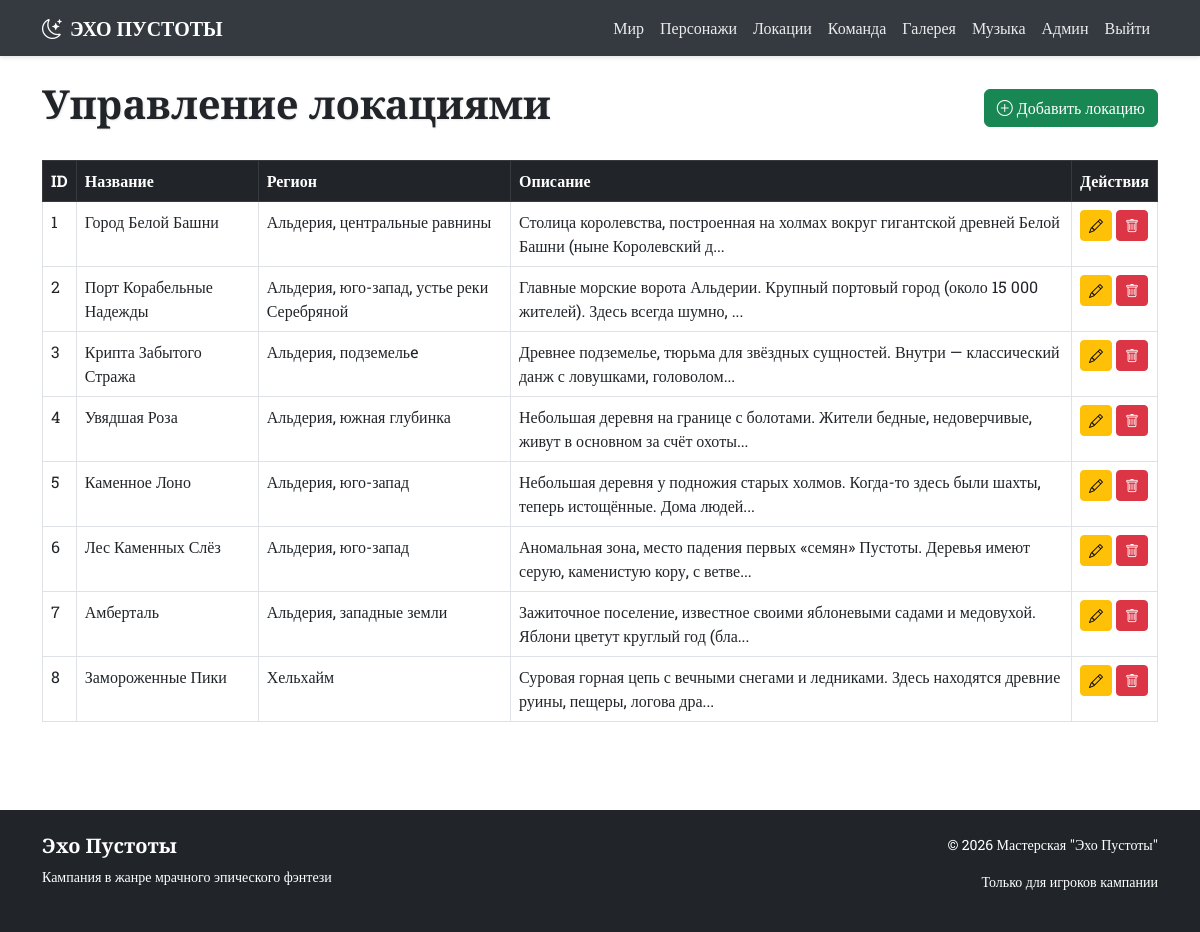
The app's page /admin/locations (signed in), older data.
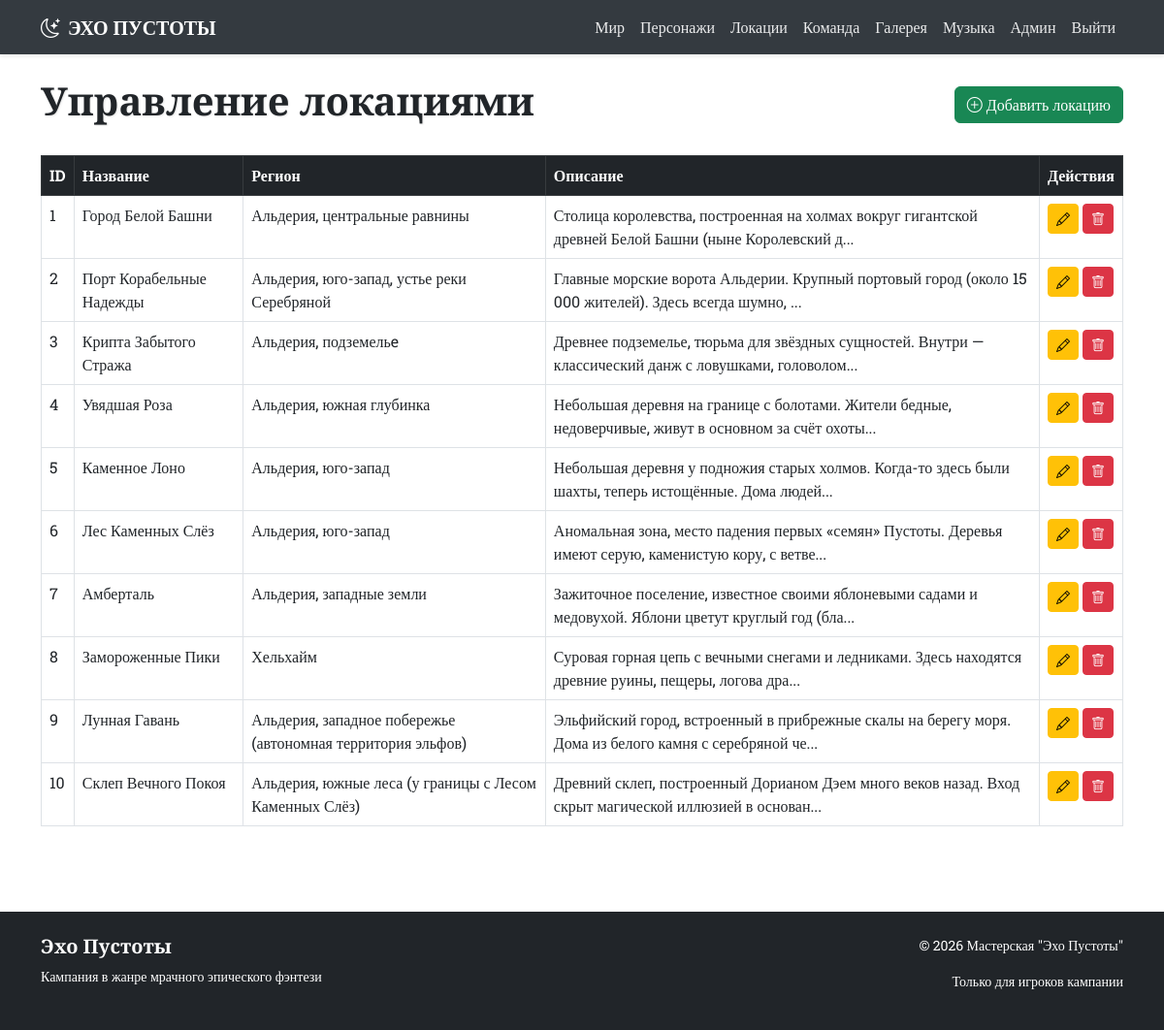
The same page, newer data.
### app.py (models this page shows)
class Location(db.Model):
    __tablename__ = 'locations'
    id = db.Column(db.Integer, primary_key=True)
    name = db.Column(db.String(100), nullable=False)
    region = db.Column(db.String(100))
    description = db.Column(db.Text)
    dangers = db.Column(db.Text)
    quests = db.Column(db.Text)
    npc_ids = db.Column(db.String(200))
    map_x = db.Column(db.Integer, default=50)
    map_y = db.Column(db.Integer, default=50)

### app.py (the view)
@app.route('/admin/locations')
@login_required
def admin_locations():
    locations = Location.query.all()
    return render_template('admin/locations.html', locations=locations)

### app.py (called while the page is built)
@login_manager.user_loader
def load_user(user_id):
    return User.query.get(int(user_id))

### templates/admin/locations.html (shortened to what this page needs)
{% extends "base.html" %}
{% block content %}
<div class="d-flex justify-content-between align-items-center mb-4">
    <h1 class="cinzel text-shadow">Управление локациями</h1>
    <a href="{{ url_for('add_location') }}" class="btn btn-success">
        <i class="bi bi-plus-circle"></i> Добавить локацию
    </a>
</div>
<div class="table-responsive">
    <table class="table table-bordered table-hover">
        <thead class="table-dark">
            <tr>
                <th>ID</th>
                <th>Название</th>
                <th>Регион</th>
                <th>Описание</th>
                <th>Действия</th>
            </tr>
        </thead>
        <tbody>
            {% for location in locations %}
            <tr>
                <td>{{ location.id }}</td>
                <td>{{ location.name }}</td>
                <td>{{ location.region }}</td>
                <td>{{ location.description[:100] }}...</td>
                <td>
                    <a href="{{ url_for('edit_location', id=location.id) }}" class="btn btn-sm btn-warning">
                        <i class="bi bi-pencil"></i>
                    </a>
                    <a href="{{ url_for('delete_location', id=location.id) }}" class="btn btn-sm btn-danger"
                        onclick="return confirm('Удалить {{ location.name }}?')">
                        <i class="bi bi-trash"></i>
                    </a>
                </td>
            </tr>
            {% endfor %}
        </tbody>
    </table>
</div>
{% endblock %}

Row changes from the older to the newer data that the page shows:
added Location: id "9", name "Лунная Гавань", region "Альдерия, западное побережье (автономная территория эльфов)", description "Эльфийский город, встроенный в прибрежные скалы на берегу моря. Дома из белого камня с серебряной че"
added Location: id "10", name "Склеп Вечного Покоя", region "Альдерия, южные леса (у границы с Лесом Каменных Слёз)", description "Древний склеп, построенный Дорианом Дэем много веков назад. Вход скрыт магической иллюзией в основан"
